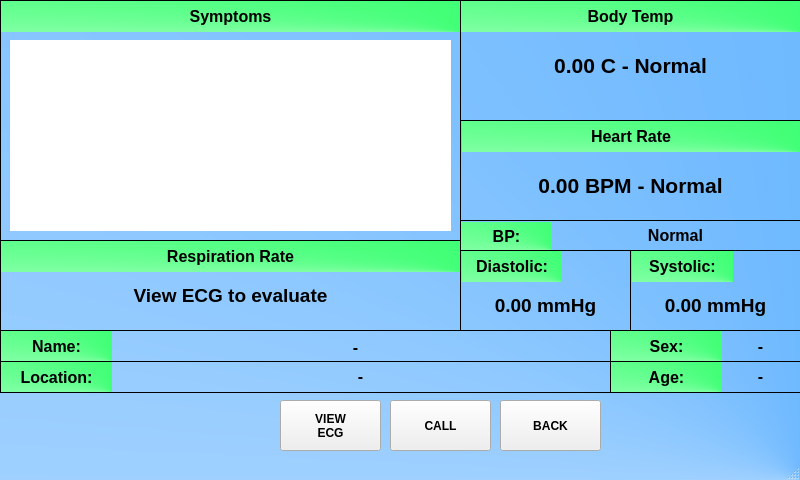
<?xml version="1.0" encoding="UTF-8"?>
<ui version="4.0">
 <class>MainWindow</class>
 <widget class="QMainWindow" name="MainWindow">
  <property name="geometry">
   <rect>
    <x>0</x>
    <y>0</y>
    <width>800</width>
    <height>480</height>
   </rect>
  </property>
  <property name="windowTitle">
   <string>MainWindow</string>
  </property>
  <property name="styleSheet">
   <string notr="true">#MainWindow
{
background-color: qconicalgradient(cx:1, cy:1, angle:0, stop:0 rgba(63, 162, 255, 255), stop:1 rgba(255, 255, 255, 255));
}</string>
  </property>
  <widget class="QWidget" name="centralwidget">
   <widget class="QPushButton" name="callButton">
    <property name="geometry">
     <rect>
      <x>390</x>
      <y>400</y>
      <width>101</width>
      <height>51</height>
     </rect>
    </property>
    <property name="font">
     <font>
      <weight>75</weight>
      <bold>true</bold>
     </font>
    </property>
    <property name="text">
     <string>CALL</string>
    </property>
   </widget>
   <widget class="QLabel" name="label_14">
    <property name="geometry">
     <rect>
      <x>461</x>
      <y>1</y>
      <width>339</width>
      <height>31</height>
     </rect>
    </property>
    <property name="font">
     <font>
      <pointsize>12</pointsize>
      <weight>75</weight>
      <bold>true</bold>
     </font>
    </property>
    <property name="styleSheet">
     <string notr="true">background-color: qconicalgradient(cx:1, cy:1, angle:0, stop:0 rgba(1, 255, 72, 255), stop:1 rgba(255, 255, 255, 255));</string>
    </property>
    <property name="text">
     <string>Body Temp</string>
    </property>
    <property name="alignment">
     <set>Qt::AlignCenter</set>
    </property>
   </widget>
   <widget class="QLabel" name="label_16">
    <property name="geometry">
     <rect>
      <x>461</x>
      <y>222</y>
      <width>91</width>
      <height>28</height>
     </rect>
    </property>
    <property name="font">
     <font>
      <pointsize>12</pointsize>
      <weight>75</weight>
      <bold>true</bold>
     </font>
    </property>
    <property name="styleSheet">
     <string notr="true">background-color: qconicalgradient(cx:1, cy:1, angle:0, stop:0 rgba(1, 255, 72, 255), stop:1 rgba(255, 255, 255, 255));</string>
    </property>
    <property name="text">
     <string>BP:</string>
    </property>
    <property name="alignment">
     <set>Qt::AlignCenter</set>
    </property>
   </widget>
   <widget class="QLabel" name="label_17">
    <property name="geometry">
     <rect>
      <x>1</x>
      <y>1</y>
      <width>459</width>
      <height>31</height>
     </rect>
    </property>
    <property name="font">
     <font>
      <pointsize>12</pointsize>
      <weight>75</weight>
      <bold>true</bold>
     </font>
    </property>
    <property name="styleSheet">
     <string notr="true">background-color: qconicalgradient(cx:1, cy:1, angle:0, stop:0 rgba(1, 255, 72, 255), stop:1 rgba(255, 255, 255, 255));</string>
    </property>
    <property name="text">
     <string>Symptoms</string>
    </property>
    <property name="alignment">
     <set>Qt::AlignCenter</set>
    </property>
   </widget>
   <widget class="QLabel" name="label_19">
    <property name="geometry">
     <rect>
      <x>1</x>
      <y>362</y>
      <width>111</width>
      <height>30</height>
     </rect>
    </property>
    <property name="font">
     <font>
      <pointsize>12</pointsize>
      <weight>75</weight>
      <bold>true</bold>
     </font>
    </property>
    <property name="styleSheet">
     <string notr="true">background-color: qconicalgradient(cx:1, cy:1, angle:0, stop:0 rgba(1, 255, 72, 255), stop:1 rgba(255, 255, 255, 255));</string>
    </property>
    <property name="text">
     <string>Location:</string>
    </property>
    <property name="alignment">
     <set>Qt::AlignCenter</set>
    </property>
   </widget>
   <widget class="QLabel" name="label_20">
    <property name="geometry">
     <rect>
      <x>462</x>
      <y>251</y>
      <width>100</width>
      <height>31</height>
     </rect>
    </property>
    <property name="font">
     <font>
      <pointsize>12</pointsize>
      <weight>75</weight>
      <bold>true</bold>
     </font>
    </property>
    <property name="styleSheet">
     <string notr="true">background-color: qconicalgradient(cx:1, cy:1, angle:0, stop:0 rgba(1, 255, 72, 255), stop:1 rgba(255, 255, 255, 255));</string>
    </property>
    <property name="text">
     <string>Diastolic:</string>
    </property>
    <property name="alignment">
     <set>Qt::AlignCenter</set>
    </property>
   </widget>
   <widget class="QLabel" name="label_37">
    <property name="geometry">
     <rect>
      <x>632</x>
      <y>251</y>
      <width>101</width>
      <height>31</height>
     </rect>
    </property>
    <property name="font">
     <font>
      <pointsize>12</pointsize>
      <weight>75</weight>
      <bold>true</bold>
     </font>
    </property>
    <property name="styleSheet">
     <string notr="true">background-color: qconicalgradient(cx:1, cy:1, angle:0, stop:0 rgba(1, 255, 72, 255), stop:1 rgba(255, 255, 255, 255));</string>
    </property>
    <property name="text">
     <string>Systolic:</string>
    </property>
    <property name="alignment">
     <set>Qt::AlignCenter</set>
    </property>
   </widget>
   <widget class="QLabel" name="respirationRateTB">
    <property name="geometry">
     <rect>
      <x>1</x>
      <y>241</y>
      <width>459</width>
      <height>31</height>
     </rect>
    </property>
    <property name="font">
     <font>
      <pointsize>12</pointsize>
      <weight>75</weight>
      <bold>true</bold>
     </font>
    </property>
    <property name="styleSheet">
     <string notr="true">background-color: qconicalgradient(cx:1, cy:1, angle:0, stop:0 rgba(1, 255, 72, 255), stop:1 rgba(255, 255, 255, 255));</string>
    </property>
    <property name="text">
     <string>Respiration Rate</string>
    </property>
    <property name="alignment">
     <set>Qt::AlignCenter</set>
    </property>
   </widget>
   <widget class="QLabel" name="label_23">
    <property name="geometry">
     <rect>
      <x>1</x>
      <y>331</y>
      <width>111</width>
      <height>30</height>
     </rect>
    </property>
    <property name="font">
     <font>
      <pointsize>12</pointsize>
      <weight>75</weight>
      <bold>true</bold>
     </font>
    </property>
    <property name="styleSheet">
     <string notr="true">background-color: qconicalgradient(cx:1, cy:1, angle:0, stop:0 rgba(1, 255, 72, 255), stop:1 rgba(255, 255, 255, 255));</string>
    </property>
    <property name="text">
     <string>Name:</string>
    </property>
    <property name="alignment">
     <set>Qt::AlignCenter</set>
    </property>
   </widget>
   <widget class="QLabel" name="label_24">
    <property name="geometry">
     <rect>
      <x>611</x>
      <y>331</y>
      <width>111</width>
      <height>30</height>
     </rect>
    </property>
    <property name="font">
     <font>
      <pointsize>12</pointsize>
      <weight>75</weight>
      <bold>true</bold>
     </font>
    </property>
    <property name="styleSheet">
     <string notr="true">background-color: qconicalgradient(cx:1, cy:1, angle:0, stop:0 rgba(1, 255, 72, 255), stop:1 rgba(255, 255, 255, 255));</string>
    </property>
    <property name="text">
     <string>Sex:</string>
    </property>
    <property name="alignment">
     <set>Qt::AlignCenter</set>
    </property>
   </widget>
   <widget class="QLabel" name="label_25">
    <property name="geometry">
     <rect>
      <x>611</x>
      <y>362</y>
      <width>111</width>
      <height>30</height>
     </rect>
    </property>
    <property name="font">
     <font>
      <pointsize>12</pointsize>
      <weight>75</weight>
      <bold>true</bold>
     </font>
    </property>
    <property name="styleSheet">
     <string notr="true">background-color: qconicalgradient(cx:1, cy:1, angle:0, stop:0 rgba(1, 255, 72, 255), stop:1 rgba(255, 255, 255, 255));</string>
    </property>
    <property name="text">
     <string>Age:</string>
    </property>
    <property name="alignment">
     <set>Qt::AlignCenter</set>
    </property>
   </widget>
   <widget class="QTextEdit" name="symptomsTE">
    <property name="geometry">
     <rect>
      <x>10</x>
      <y>40</y>
      <width>441</width>
      <height>191</height>
     </rect>
    </property>
    <property name="frameShape">
     <enum>QFrame::NoFrame</enum>
    </property>
    <property name="readOnly">
     <bool>true</bool>
    </property>
    <property name="html">
     <string>&lt;!DOCTYPE HTML PUBLIC &quot;-//W3C//DTD HTML 4.0//EN&quot; &quot;http://www.w3.org/TR/REC-html40/strict.dtd&quot;&gt;
&lt;html&gt;&lt;head&gt;&lt;meta name=&quot;qrichtext&quot; content=&quot;1&quot; /&gt;&lt;style type=&quot;text/css&quot;&gt;
p, li { white-space: pre-wrap; }
&lt;/style&gt;&lt;/head&gt;&lt;body style=&quot; font-family:'MS Shell Dlg 2'; font-size:7.8pt; font-weight:400; font-style:normal;&quot;&gt;
&lt;p style=&quot;-qt-paragraph-type:empty; margin-top:0px; margin-bottom:0px; margin-left:0px; margin-right:0px; -qt-block-indent:0; text-indent:0px;&quot;&gt;&lt;br /&gt;&lt;/p&gt;&lt;/body&gt;&lt;/html&gt;</string>
    </property>
   </widget>
   <widget class="QLabel" name="bodyTempTB">
    <property name="geometry">
     <rect>
      <x>460</x>
      <y>50</y>
      <width>341</width>
      <height>31</height>
     </rect>
    </property>
    <property name="font">
     <font>
      <pointsize>16</pointsize>
      <weight>75</weight>
      <bold>true</bold>
     </font>
    </property>
    <property name="text">
     <string>0.00 C - Normal</string>
    </property>
    <property name="alignment">
     <set>Qt::AlignCenter</set>
    </property>
   </widget>
   <widget class="QLabel" name="diastolicTB">
    <property name="geometry">
     <rect>
      <x>460</x>
      <y>290</y>
      <width>171</width>
      <height>31</height>
     </rect>
    </property>
    <property name="font">
     <font>
      <pointsize>14</pointsize>
      <weight>75</weight>
      <bold>true</bold>
     </font>
    </property>
    <property name="text">
     <string>0.00 mmHg</string>
    </property>
    <property name="alignment">
     <set>Qt::AlignCenter</set>
    </property>
   </widget>
   <widget class="QLabel" name="systolicTB">
    <property name="geometry">
     <rect>
      <x>630</x>
      <y>290</y>
      <width>171</width>
      <height>31</height>
     </rect>
    </property>
    <property name="font">
     <font>
      <pointsize>14</pointsize>
      <weight>75</weight>
      <bold>true</bold>
     </font>
    </property>
    <property name="text">
     <string>0.00 mmHg</string>
    </property>
    <property name="alignment">
     <set>Qt::AlignCenter</set>
    </property>
   </widget>
   <widget class="QLabel" name="label_29">
    <property name="geometry">
     <rect>
      <x>0</x>
      <y>280</y>
      <width>461</width>
      <height>31</height>
     </rect>
    </property>
    <property name="font">
     <font>
      <pointsize>14</pointsize>
      <weight>75</weight>
      <bold>true</bold>
     </font>
    </property>
    <property name="text">
     <string>View ECG to evaluate</string>
    </property>
    <property name="alignment">
     <set>Qt::AlignCenter</set>
    </property>
   </widget>
   <widget class="QLabel" name="locationTB">
    <property name="geometry">
     <rect>
      <x>110</x>
      <y>361</y>
      <width>501</width>
      <height>31</height>
     </rect>
    </property>
    <property name="font">
     <font>
      <pointsize>12</pointsize>
      <weight>75</weight>
      <bold>true</bold>
     </font>
    </property>
    <property name="text">
     <string>-</string>
    </property>
    <property name="alignment">
     <set>Qt::AlignCenter</set>
    </property>
   </widget>
   <widget class="QLabel" name="nameTB">
    <property name="geometry">
     <rect>
      <x>110</x>
      <y>332</y>
      <width>491</width>
      <height>31</height>
     </rect>
    </property>
    <property name="font">
     <font>
      <pointsize>12</pointsize>
      <weight>75</weight>
      <bold>true</bold>
     </font>
    </property>
    <property name="text">
     <string>-</string>
    </property>
    <property name="alignment">
     <set>Qt::AlignCenter</set>
    </property>
   </widget>
   <widget class="QLabel" name="sexTB">
    <property name="geometry">
     <rect>
      <x>720</x>
      <y>331</y>
      <width>81</width>
      <height>31</height>
     </rect>
    </property>
    <property name="font">
     <font>
      <pointsize>12</pointsize>
      <weight>75</weight>
      <bold>true</bold>
     </font>
    </property>
    <property name="text">
     <string>-</string>
    </property>
    <property name="alignment">
     <set>Qt::AlignCenter</set>
    </property>
   </widget>
   <widget class="QLabel" name="ageTB">
    <property name="geometry">
     <rect>
      <x>720</x>
      <y>361</y>
      <width>81</width>
      <height>31</height>
     </rect>
    </property>
    <property name="font">
     <font>
      <pointsize>12</pointsize>
      <weight>75</weight>
      <bold>true</bold>
     </font>
    </property>
    <property name="text">
     <string>-</string>
    </property>
    <property name="alignment">
     <set>Qt::AlignCenter</set>
    </property>
   </widget>
   <widget class="QLabel" name="label_34">
    <property name="geometry">
     <rect>
      <x>462</x>
      <y>121</y>
      <width>338</width>
      <height>31</height>
     </rect>
    </property>
    <property name="font">
     <font>
      <pointsize>12</pointsize>
      <weight>75</weight>
      <bold>true</bold>
     </font>
    </property>
    <property name="styleSheet">
     <string notr="true">background-color: qconicalgradient(cx:1, cy:1, angle:0, stop:0 rgba(1, 255, 72, 255), stop:1 rgba(255, 255, 255, 255));</string>
    </property>
    <property name="text">
     <string>Heart Rate</string>
    </property>
    <property name="alignment">
     <set>Qt::AlignCenter</set>
    </property>
   </widget>
   <widget class="QLabel" name="heartRateTB">
    <property name="geometry">
     <rect>
      <x>460</x>
      <y>170</y>
      <width>341</width>
      <height>31</height>
     </rect>
    </property>
    <property name="font">
     <font>
      <pointsize>16</pointsize>
      <weight>75</weight>
      <bold>true</bold>
     </font>
    </property>
    <property name="text">
     <string>0.00 BPM - Normal</string>
    </property>
    <property name="alignment">
     <set>Qt::AlignCenter</set>
    </property>
   </widget>
   <widget class="QLabel" name="bpStatusTB">
    <property name="geometry">
     <rect>
      <x>550</x>
      <y>220</y>
      <width>251</width>
      <height>31</height>
     </rect>
    </property>
    <property name="font">
     <font>
      <pointsize>12</pointsize>
      <weight>75</weight>
      <bold>true</bold>
     </font>
    </property>
    <property name="text">
     <string>Normal</string>
    </property>
    <property name="alignment">
     <set>Qt::AlignCenter</set>
    </property>
   </widget>
   <widget class="QPushButton" name="backButton">
    <property name="geometry">
     <rect>
      <x>500</x>
      <y>400</y>
      <width>101</width>
      <height>51</height>
     </rect>
    </property>
    <property name="font">
     <font>
      <weight>75</weight>
      <bold>true</bold>
     </font>
    </property>
    <property name="text">
     <string>BACK</string>
    </property>
   </widget>
   <widget class="QPushButton" name="viewECGButton">
    <property name="geometry">
     <rect>
      <x>280</x>
      <y>400</y>
      <width>101</width>
      <height>51</height>
     </rect>
    </property>
    <property name="font">
     <font>
      <weight>75</weight>
      <bold>true</bold>
     </font>
    </property>
    <property name="text">
     <string>VIEW
ECG</string>
    </property>
   </widget>
   <widget class="QLabel" name="label_2">
    <property name="geometry">
     <rect>
      <x>0</x>
      <y>0</y>
      <width>461</width>
      <height>241</height>
     </rect>
    </property>
    <property name="frameShape">
     <enum>QFrame::Box</enum>
    </property>
    <property name="text">
     <string/>
    </property>
   </widget>
   <widget class="QLabel" name="label_3">
    <property name="geometry">
     <rect>
      <x>460</x>
      <y>0</y>
      <width>341</width>
      <height>121</height>
     </rect>
    </property>
    <property name="frameShape">
     <enum>QFrame::Box</enum>
    </property>
    <property name="text">
     <string/>
    </property>
   </widget>
   <widget class="QLabel" name="label_4">
    <property name="geometry">
     <rect>
      <x>460</x>
      <y>120</y>
      <width>341</width>
      <height>101</height>
     </rect>
    </property>
    <property name="frameShape">
     <enum>QFrame::Box</enum>
    </property>
    <property name="text">
     <string/>
    </property>
   </widget>
   <widget class="QLabel" name="label_5">
    <property name="geometry">
     <rect>
      <x>460</x>
      <y>220</y>
      <width>341</width>
      <height>31</height>
     </rect>
    </property>
    <property name="frameShape">
     <enum>QFrame::Box</enum>
    </property>
    <property name="text">
     <string/>
    </property>
   </widget>
   <widget class="QLabel" name="label_6">
    <property name="geometry">
     <rect>
      <x>460</x>
      <y>250</y>
      <width>171</width>
      <height>81</height>
     </rect>
    </property>
    <property name="frameShape">
     <enum>QFrame::Box</enum>
    </property>
    <property name="text">
     <string/>
    </property>
   </widget>
   <widget class="QLabel" name="label_7">
    <property name="geometry">
     <rect>
      <x>630</x>
      <y>250</y>
      <width>171</width>
      <height>81</height>
     </rect>
    </property>
    <property name="frameShape">
     <enum>QFrame::Box</enum>
    </property>
    <property name="text">
     <string/>
    </property>
   </widget>
   <widget class="QLabel" name="label_8">
    <property name="geometry">
     <rect>
      <x>0</x>
      <y>240</y>
      <width>461</width>
      <height>91</height>
     </rect>
    </property>
    <property name="frameShape">
     <enum>QFrame::Box</enum>
    </property>
    <property name="text">
     <string/>
    </property>
   </widget>
   <widget class="QLabel" name="label_9">
    <property name="geometry">
     <rect>
      <x>0</x>
      <y>330</y>
      <width>611</width>
      <height>32</height>
     </rect>
    </property>
    <property name="frameShape">
     <enum>QFrame::Box</enum>
    </property>
    <property name="text">
     <string/>
    </property>
   </widget>
   <widget class="QLabel" name="label_10">
    <property name="geometry">
     <rect>
      <x>610</x>
      <y>330</y>
      <width>191</width>
      <height>32</height>
     </rect>
    </property>
    <property name="frameShape">
     <enum>QFrame::Box</enum>
    </property>
    <property name="text">
     <string/>
    </property>
   </widget>
   <widget class="QLabel" name="label_11">
    <property name="geometry">
     <rect>
      <x>0</x>
      <y>361</y>
      <width>611</width>
      <height>32</height>
     </rect>
    </property>
    <property name="frameShape">
     <enum>QFrame::Box</enum>
    </property>
    <property name="text">
     <string/>
    </property>
   </widget>
   <widget class="QLabel" name="label_12">
    <property name="geometry">
     <rect>
      <x>610</x>
      <y>361</y>
      <width>191</width>
      <height>32</height>
     </rect>
    </property>
    <property name="frameShape">
     <enum>QFrame::Box</enum>
    </property>
    <property name="text">
     <string/>
    </property>
   </widget>
   <zorder>label_12</zorder>
   <zorder>label_11</zorder>
   <zorder>label_10</zorder>
   <zorder>label_9</zorder>
   <zorder>label_5</zorder>
   <zorder>label_3</zorder>
   <zorder>label_6</zorder>
   <zorder>label_4</zorder>
   <zorder>label_2</zorder>
   <zorder>label_7</zorder>
   <zorder>label_8</zorder>
   <zorder>callButton</zorder>
   <zorder>label_14</zorder>
   <zorder>label_16</zorder>
   <zorder>label_17</zorder>
   <zorder>label_19</zorder>
   <zorder>label_20</zorder>
   <zorder>label_37</zorder>
   <zorder>respirationRateTB</zorder>
   <zorder>label_23</zorder>
   <zorder>label_24</zorder>
   <zorder>label_25</zorder>
   <zorder>symptomsTE</zorder>
   <zorder>bodyTempTB</zorder>
   <zorder>diastolicTB</zorder>
   <zorder>systolicTB</zorder>
   <zorder>label_29</zorder>
   <zorder>locationTB</zorder>
   <zorder>nameTB</zorder>
   <zorder>sexTB</zorder>
   <zorder>ageTB</zorder>
   <zorder>label_34</zorder>
   <zorder>heartRateTB</zorder>
   <zorder>bpStatusTB</zorder>
   <zorder>backButton</zorder>
   <zorder>viewECGButton</zorder>
  </widget>
  <widget class="QMenuBar" name="menubar">
   <property name="geometry">
    <rect>
     <x>0</x>
     <y>0</y>
     <width>800</width>
     <height>26</height>
    </rect>
   </property>
  </widget>
  <widget class="QStatusBar" name="statusbar"/>
 </widget>
 <resources/>
 <connections/>
</ui>
